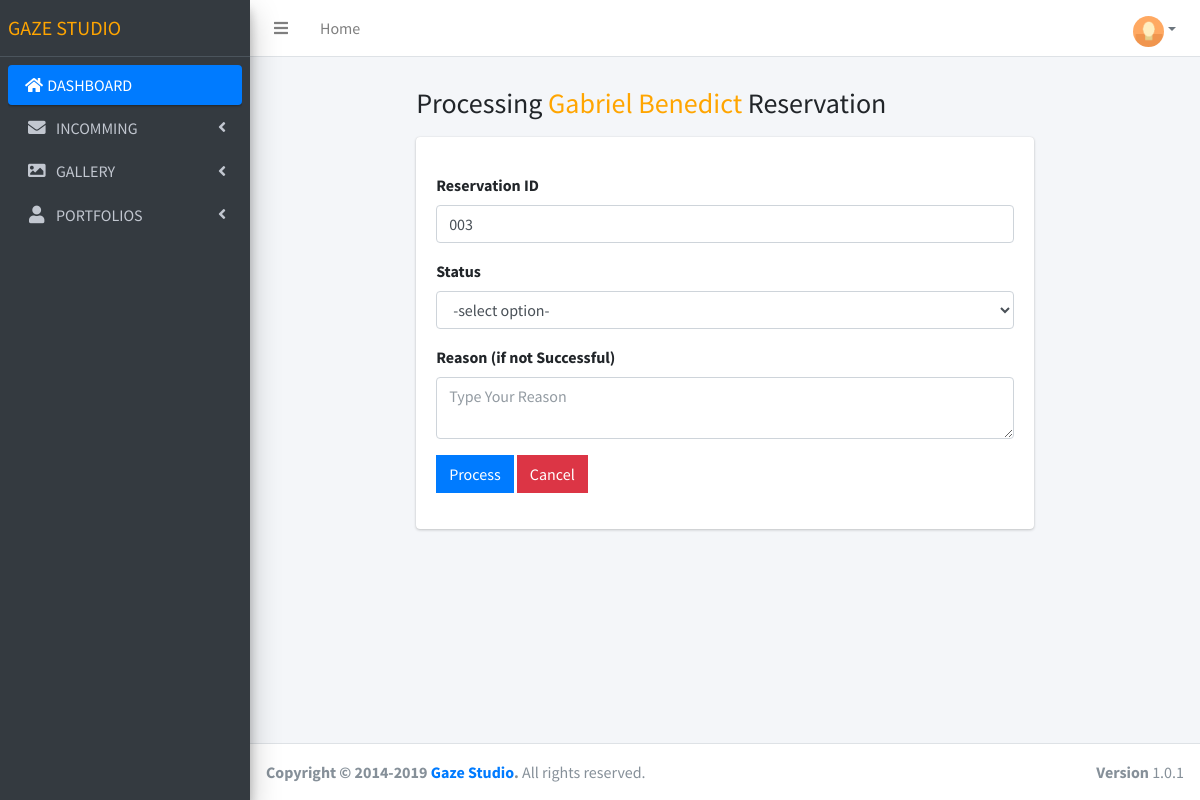
The app's page /process-reservation.php?id=003 with its own data.
### tables this page shows
CREATE TABLE `customer_reservation` (
  `transaction_id` int(3) UNSIGNED ZEROFILL NOT NULL,
  `event` varchar(50) NOT NULL,
  `date` varchar(50) NOT NULL,
  `reserved_date` timestamp NOT NULL DEFAULT current_timestamp() ON UPDATE current_timestamp(),
  `time` varchar(50) NOT NULL,
  `shot` varchar(50) NOT NULL,
  `state` varchar(50) NOT NULL,
  `address` varchar(50) NOT NULL,
  `customer_id` int(11) NOT NULL,
  `status` int(11) NOT NULL,
  `reason` varchar(200) NOT NULL
);

CREATE TABLE `signup` (
  `id` int(11) NOT NULL,
  `firstName` varchar(50) DEFAULT NULL,
  `lastName` varchar(50) DEFAULT NULL,
  `middleName` varchar(50) DEFAULT NULL,
  `gender` varchar(50) DEFAULT NULL,
  `email` varchar(50) DEFAULT NULL,
  `mobile` varchar(50) DEFAULT NULL,
  `password` varchar(50) DEFAULT NULL,
  `password_confirm` varchar(50) DEFAULT NULL
);

### process-reservation.php (the view, shortened to what this page needs)
<!DOCTYPE html>
<html>
<head>
  <link rel="stylesheet" href="plugins/fontawesome-free/css/all.min.css">
  <link rel="stylesheet" href="https://code.ionicframework.com/ionicons/2.0.1/css/ionicons.min.css">
  <link rel="stylesheet" href="plugins/tempusdominus-bootstrap-4/css/tempusdominus-bootstrap-4.min.css">
  <link rel="stylesheet" href="plugins/icheck-bootstrap/icheck-bootstrap.min.css">
  <link rel="stylesheet" href="plugins/jqvmap/jqvmap.min.css">
  <link rel="stylesheet" href="dist2/css/adminlte.min.css">
  <link rel="stylesheet" href="plugins/overlayScrollbars/css/OverlayScrollbars.min.css">
  <link rel="stylesheet" href="plugins/daterangepicker/daterangepicker.css">
  <link rel="stylesheet" href="plugins/summernote/summernote-bs4.css">
</head>
<body class="hold-transition sidebar-mini layout-fixed">
<div class="wrapper">
<?php include('db_connect.php'); ?>
  <nav class="main-header navbar navbar-expand navbar-white navbar-light">
    <ul class="navbar-nav">
      <li class="nav-item">
        <a class="nav-link" data-widget="pushmenu" href="#"><i class="fas fa-bars"></i></a>
      </li>
      <li class="nav-item d-none d-sm-inline-block">
        <a href="admin-dashboard.php" class="nav-link">Home</a>
      </li>
    </ul>
    <ul class="navbar-nav ml-auto">
      <li class="nav-item dropdown">
            <a class="nav-link dropdown-toggle text-muted waves-effect waves-dark pro-pic" href="" data-toggle="dropdown" aria-haspopup="true" aria-expanded="false"><img src="assets/images/users/1.jpg" alt="user" class="rounded-circle" width="31"></a>
      </li>
    </ul>
  </nav>
  <aside class="main-sidebar sidebar-dark-primary elevation-4">
    <a href="admin-dashboard.php" class="brand-link">
      <span class="brand-text font-weight-light" style="color: orange"><b>GAZE STUDIO</b></span>
    </a>
    <div class="sidebar">
      <nav class="mt-2">
        <ul class="nav nav-pills nav-sidebar flex-column" data-widget="treeview" role="menu" data-accordion="false">
          <li class="nav-item has-treeview menu-open">
            <a href="admin-dashboard.php" class="nav-link active">
              <i class="fa fa-fw fa-home"></i>
              <p>
                DASHBOARD
              </p>
            </a>
          </li>
          <li class="nav-item has-treeview">
            <a href="#" class="nav-link">
              <i class="nav-icon fas fa-envelope"></i>
              <p>
                INCOMMING
                <i class="fas fa-angle-left right"></i>
              </p>
            </a>
          </li>
          <li class="nav-item has-treeview">
            <a href="#" class="nav-link">
              <i class="fas fa-image nav-icon"></i>
              <p>
                GALLERY
                <i class="fas fa-angle-left right"></i>
              </p>
            </a>
          </li>
          <li class="nav-item has-treeview">
            <a href="#" class="nav-link">
              <i class="nav-icon fas fa-user"></i>
              <p>
                PORTFOLIOS
                <i class="fas fa-angle-left right"></i>
              </p>
            </a>
          </li>
        </ul>
      </nav>
    </div>
  </aside>
  <div class="content-wrapper">
    <section class="content-header">
    </section>
<?php
$reserved_id = isset($_GET['id']) ? $_GET['id'] : '';
$sql = "SELECT * FROM customer_reservation
        INNER JOIN signup
        ON customer_reservation.customer_id = signup.id
        WHERE transaction_id ='".$reserved_id."'";
$query = mysqli_query($conn, $sql) or die(mysqli_error($conn));
$reserved_row = mysqli_fetch_assoc($query);
?>
    <section class="content">
      <div class="row">
        <div class="col-2">
        </div>
        <div class="col-8">
          <div class="form-group">
            <h3>Processing <span style="color: orange"><?php echo $reserved_row['firstName']; ?> <?php echo $reserved_row['lastName']; ?> </span>  Reservation</h3>
          </div>
          <div class="card">
            <div class="card-body">
             <form class="form" method="POST">
                      <div class="form-group">
                        <label for="reservation">Reservation ID</label>
                        <input type="text" class="form-control" name="transaction_id" value="<?php echo $reserved_row['transaction_id'];?>">
                </div>
               <div class="form-group">
                <label>Status</label>
                 <select class="form-control" name="status">
                  <option value="">-select option-</option>
                 </select>
               </div>
              <div class="form-group">
                <label>Reason (if not Successful)</label>
                 <textarea name="reason" class="form-control" placeholder="Type Your Reason"></textarea>
              </div>
                <div class="form-group">
                        <input type="submit" name="update" value="Process" class="btn btn-flat btn-primary">
                        <a href="ready_reservation.php" class="btn btn-flat btn-danger">Cancel</a>
                </div>
            </form>
            </div>
          </div>
        </div>
        <div class="col-2">
        </div>
      </div>
    </section>
  </div>
  <footer class="main-footer">
    <strong>Copyright &copy; 2014-2019 <a href="http://adminlte.io">Gaze Studio</a>.</strong>
    All rights reserved.
    <div class="float-right d-none d-sm-inline-block">
      <b>Version</b> 1.0.1
    </div>
  </footer>
</div>
</body>
</html>

### records on screen
customer_reservation: customer.firstName "Gabriel", customer.lastName "Benedict", transaction_id "003"
